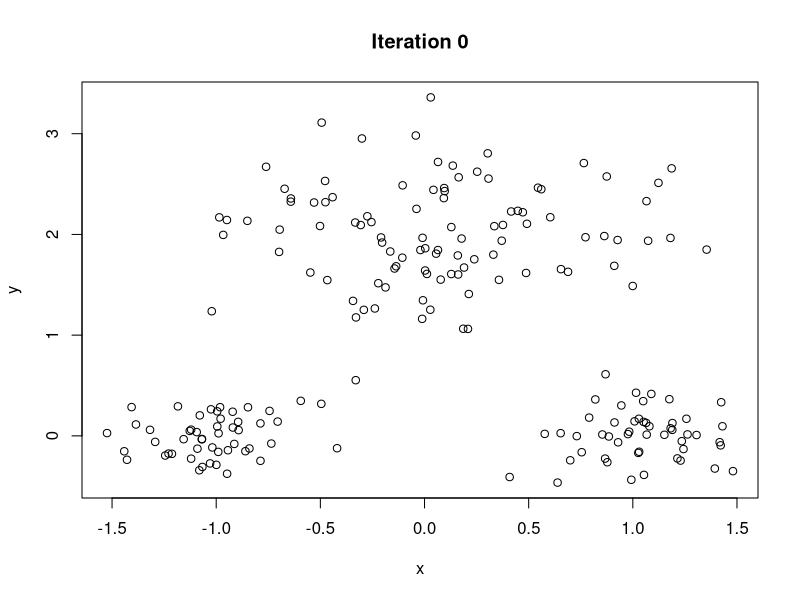
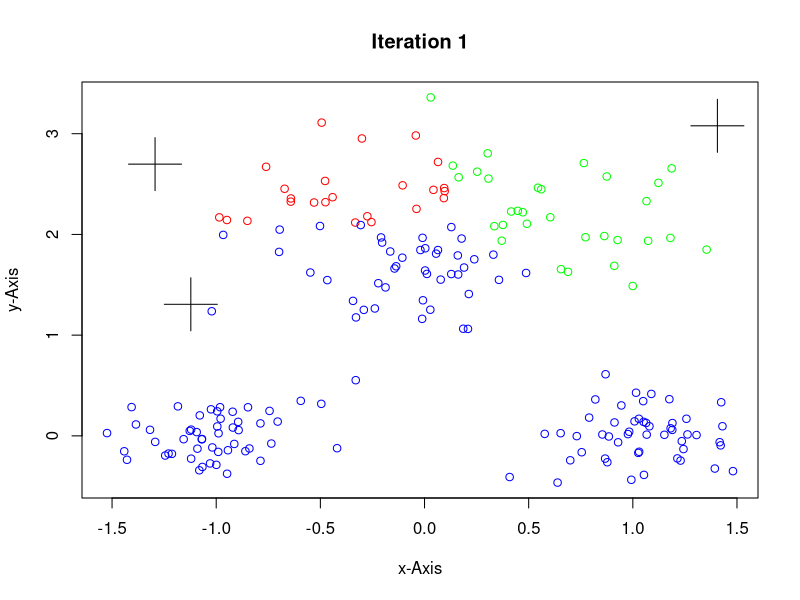
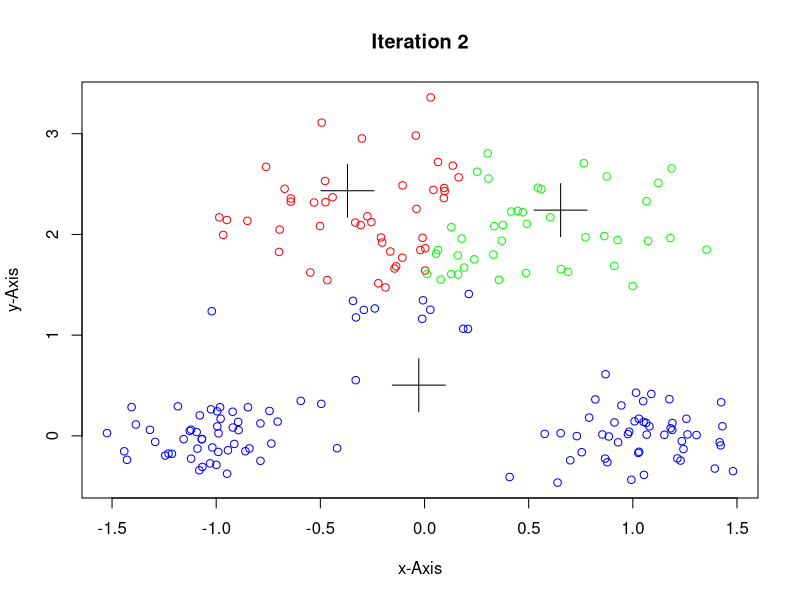
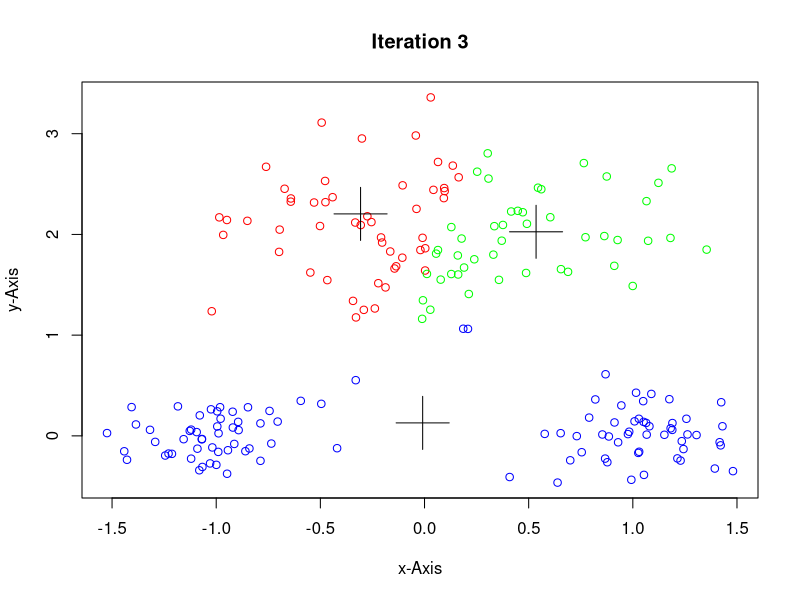
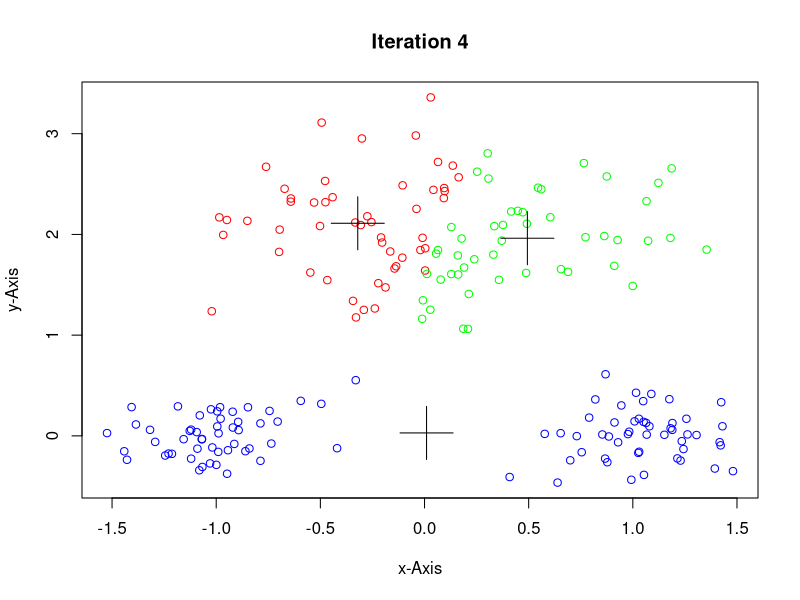
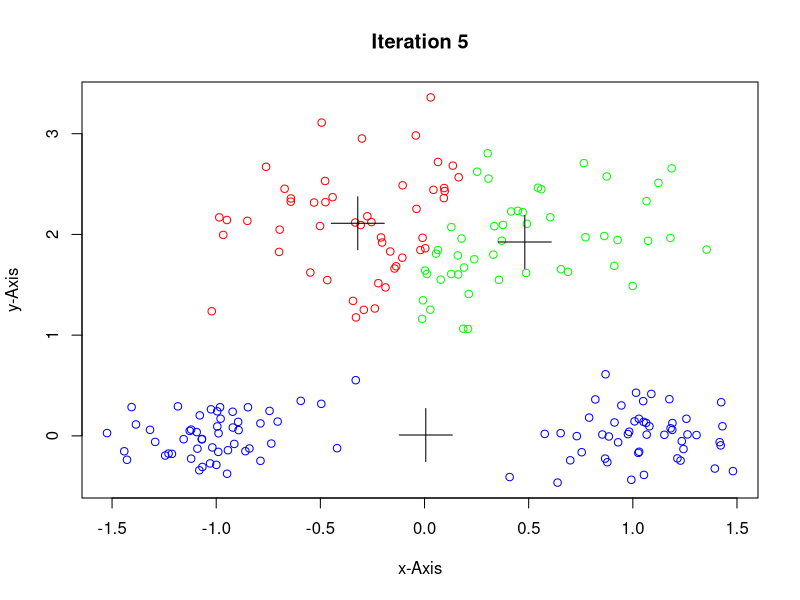
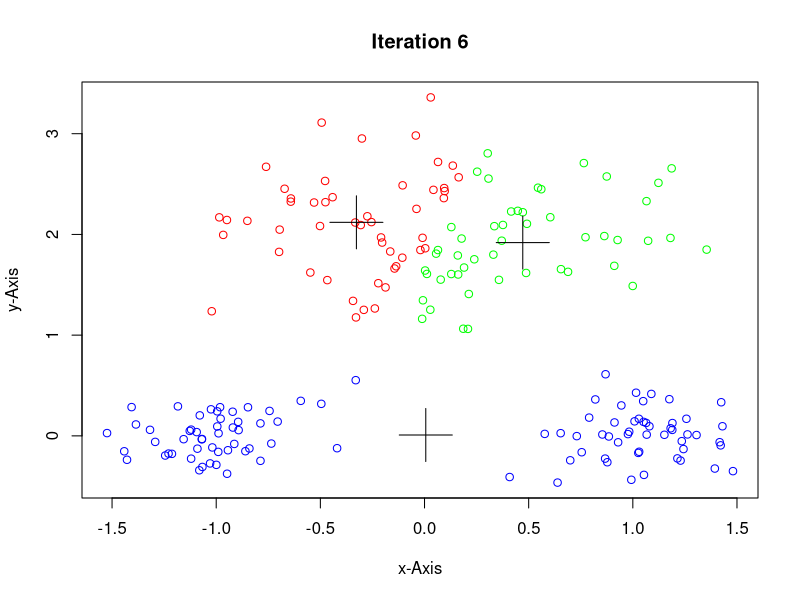
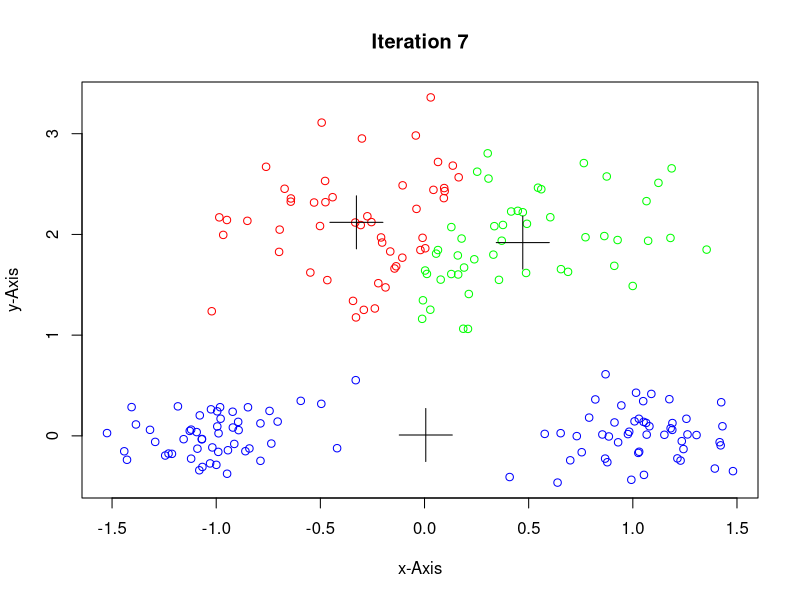

These figures' R source, in order:
# Creates random dataset of two attributes.
# Recommended to run a few times from start to bottom in case you get a bad sample.
createx = c(rnorm(100,0,0.5),rnorm(50,-1,0.25),rnorm(50,1,0.25))
createy = c(rnorm(100,2,0.5),rnorm(50,0,0.25),rnorm(50,0,0.25))
dataset = data.frame(x = createx, y = createy)
plot(dataset, main = "Iteration 0") # Plots dataset, iteration = 0.

k = 3 # k is hard-coded specifically for 3 clusters.
Iterations = 10 # Set how many iterations you want to loop for k-means clustering.
minx = min(dataset[,1])
maxx = max(dataset[,1])
miny = min(dataset[,2])
maxy = max(dataset[,2])
clustersk = data.frame(x = c(runif(k,minx,maxx)), y = c(runif(k,miny,maxy))) # Chooses 3 random points on plot to designate as 3 centroids for 3 clusters.
euclidean = function(a, b) sqrt(sum((a - b)^2)) # Function for euclidean.
for (i in 1:k){ # Initialize colors for 3 clusters.
  if(i==1){
    clustersk[c(i),"col"] = "red"
  }
  if(i==2){ 
      clustersk[c(i),"col"] = "blue"
  }
  if(i==3){ 
    clustersk[c(i),"col"] = "green"
  }
}

# Iterations loop start here.
t = 0
while (t < Iterations){
for (i in seq_along(dataset[,1])){ # For loop to calculate which points are closest to which centroid, and assigns color to them.
  closest = Inf
  pcolor = ""
  for (v in 1:k){
    if (euclidean(dataset[i,1:2],clustersk[v,1:2]) < closest){
      closest = euclidean(dataset[i,1:2],clustersk[v,1:2])
      pcolor = clustersk[v,3]
    }
  }
  dataset[i,"col"] = pcolor
}
plot(dataset[,1], dataset[,2], col = dataset[,3], main = paste0("Iteration ", t+1), xlab = "x-Axis", ylab = "y-Axis") # Plots points with their respective colors to show their cluster part.
points(clustersk[,1],clustersk[,2], pch = 3, cex = 5) # Plots clusters' centroids.

newk1 = data.frame()
newk2 = data.frame()
newk3 = data.frame()
for (i in 1:k){ # Computes new centroids for three clusters based on mean of their cluster points.
  temp = data.frame()
  for (v in seq_along(dataset[,1])){
    if (dataset[v,3]=="red" && i==1){
      temp = rbind(temp,dataset[v,1:2])
    }
    if (dataset[v,3]=="blue" && i==2){
      temp = rbind(temp,dataset[v,1:2])
    }
    if (dataset[v,3]=="green" && i==3){
      temp = rbind(temp,dataset[v,1:2])
    }
  }
  meanx = mean(temp[,1])
  meany = mean(temp[,2])
  if (i==1){
    newk1 = data.frame(meanx, meany, col = "red")
  }
  if (i==2){
    newk2 = data.frame(meanx, meany, col = "blue")
  }
  if (i==3){
    newk3 = data.frame(meanx, meany, col = "green")
  }
}
clustersk = data.frame(x = c(newk1[,1], newk2[,1], newk3[,1]), y = c(newk1[,2], newk2[,2], newk3[,2]), col = c(newk1[,3], newk2[,3], newk3[,3])) # Sets new centroids for the three clusters.
t = t + 1 # Adds 1 to t counter as iteration counter.
}
